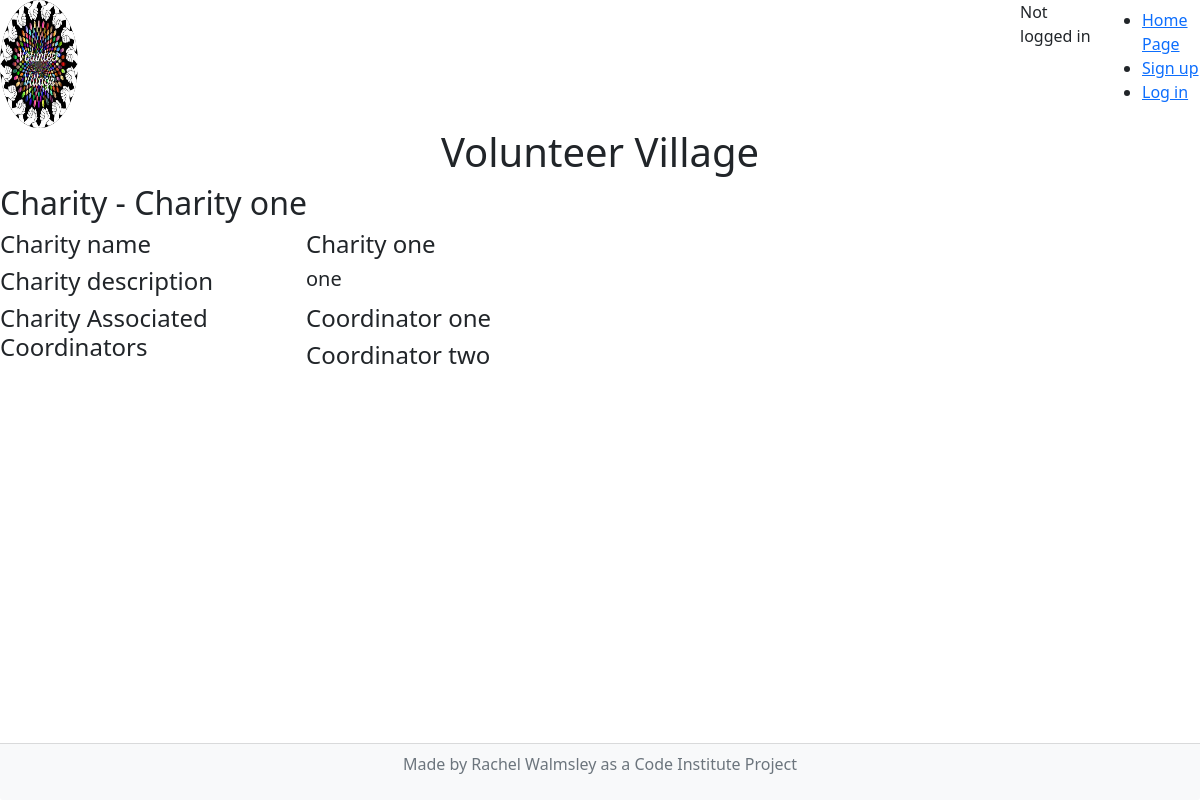
The app's page /charity/read_charity/8 with its own data.
### charity/models.py (models this page shows)
class CharityProfile(models.Model):
    charity_name = models.CharField(
    max_length=50,
    null=False,
    blank=False,
    verbose_name='Charity Name',
    help_text='format: required, max_length=50',
    )
    charity_description = models.TextField(
        null=False,
        blank=False,
        verbose_name='Charity Description',
    )
    charities_coordinators = models.ManyToManyField(
        CoordinatorProfile,
        verbose_name=("coordinators associated with charity"),
        related_name="CharityProfiles")
    def __str__(self):
        return self.charity_name

### coordinator/models.py (models this page shows, shortened)
class CoordinatorProfile(models.Model):
    user_name = models.OneToOneField(User, on_delete=models.CASCADE)
    fname = models.CharField(
        max_length=50,
        null=False,
        blank=False,
        verbose_name='First Name',
        help_text='format: required, max_length=50',
    )
    lname = models.CharField(
        max_length=50,
        null=False,
        blank=False,
        verbose_name='Last Name',
        help_text='format: required, max_length=50',
    )
    activated = models.BooleanField(
        default=False,
    )

### charity/views.py (the view)
# urls.py: path("charity/read_charity/<id>", views.read_charity, name="read_charity"),
def read_charity(request, id):
    ch_profile = id #get_object_or_404(CoordinatorProfile, lname="one").id
    print(ch_profile)
    profile = get_object_or_404(CharityProfile, id=ch_profile)
    coords = profile.charities_coordinators.values()
    print(coords)
    context = {
        'profile': profile,
        'coords':coords,
    }
    return render(request, 'charity/read_charity.html', context)

### templates/charity/read_charity.html (shortened to what this page needs)
{% extends "base.html" %}
{% block content %}
<h2> Charity - {{ profile }}</h2>
<div class=row>
    <div class="col-3">
        <h4> Charity name </h4>
    </div>
    <div class="col-3">
        <h4> {{ profile }} </h4>
    </div>
</div>
<div class=row>
    <div class="col-3">
        <h4> Charity description </h4>
    </div>
    <div class="col-3">
        <h5> {{ profile.charity_description }} </h5>
    </div>
</div>
<div class=row>
    <div class="col-3">
        <h4> Charity Associated Coordinators </h4>
    </div>
    <div class="col-3">
    {% for coord in coords %}
        <h4> {{ coord.fname }} {{ coord.lname }} </h4>
    {%endfor %}
    </div>
{%endblock%}

### records on screen
CharityProfile: charity_name "Charity one", charity_description "one"
CoordinatorProfile: fname "Coordinator", lname "one"
CoordinatorProfile: fname "Coordinator", lname "two"
